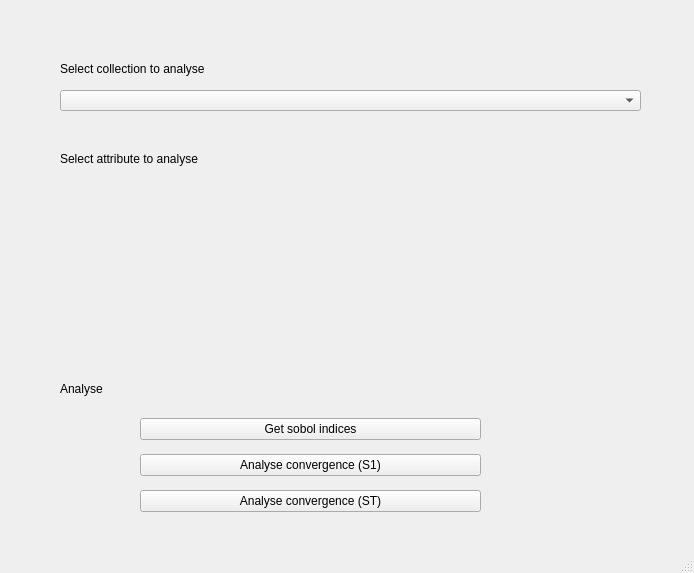
<?xml version="1.0" encoding="UTF-8"?>
<ui version="4.0">
 <class>MainWindow</class>
 <widget class="QMainWindow" name="MainWindow">
  <property name="enabled">
   <bool>true</bool>
  </property>
  <property name="geometry">
   <rect>
    <x>0</x>
    <y>0</y>
    <width>694</width>
    <height>573</height>
   </rect>
  </property>
  <property name="windowTitle">
   <string>MainWindow</string>
  </property>
  <widget class="QWidget" name="centralwidget">
   <widget class="QWidget" name="verticalLayoutWidget_2">
    <property name="geometry">
     <rect>
      <x>140</x>
      <y>410</y>
      <width>341</width>
      <height>111</height>
     </rect>
    </property>
    <layout class="QVBoxLayout" name="verticalLayout_2">
     <item>
      <widget class="QPushButton" name="button_get_indices">
       <property name="text">
        <string>Get sobol indices</string>
       </property>
      </widget>
     </item>
     <item>
      <widget class="QPushButton" name="button_get_S1_conv">
       <property name="text">
        <string>Analyse convergence (S1)</string>
       </property>
      </widget>
     </item>
     <item>
      <widget class="QPushButton" name="button_get_ST_conv">
       <property name="text">
        <string>Analyse convergence (ST)</string>
       </property>
      </widget>
     </item>
    </layout>
   </widget>
   <widget class="QLabel" name="label">
    <property name="geometry">
     <rect>
      <x>60</x>
      <y>60</y>
      <width>261</width>
      <height>17</height>
     </rect>
    </property>
    <property name="text">
     <string>Select collection to analyse</string>
    </property>
   </widget>
   <widget class="QComboBox" name="combo_collection">
    <property name="geometry">
     <rect>
      <x>60</x>
      <y>90</y>
      <width>581</width>
      <height>21</height>
     </rect>
    </property>
   </widget>
   <widget class="QLabel" name="label_2">
    <property name="geometry">
     <rect>
      <x>60</x>
      <y>150</y>
      <width>261</width>
      <height>17</height>
     </rect>
    </property>
    <property name="text">
     <string>Select attribute to analyse</string>
    </property>
   </widget>
   <widget class="QLabel" name="label_3">
    <property name="geometry">
     <rect>
      <x>60</x>
      <y>380</y>
      <width>261</width>
      <height>17</height>
     </rect>
    </property>
    <property name="text">
     <string>Analyse</string>
    </property>
   </widget>
   <widget class="Widget_listWithSearch" name="list_attributes">
    <property name="geometry">
     <rect>
      <x>60</x>
      <y>180</y>
      <width>571</width>
      <height>191</height>
     </rect>
    </property>
   </widget>
  </widget>
  <widget class="QStatusBar" name="statusbar"/>
 </widget>
 <customwidgets>
  <customwidget>
   <class>Widget_listWithSearch</class>
   <extends>QWidget</extends>
   <header>optimeed.visualize.widgets.widget_listWithSearch</header>
  </customwidget>
 </customwidgets>
 <resources/>
 <connections/>
</ui>
